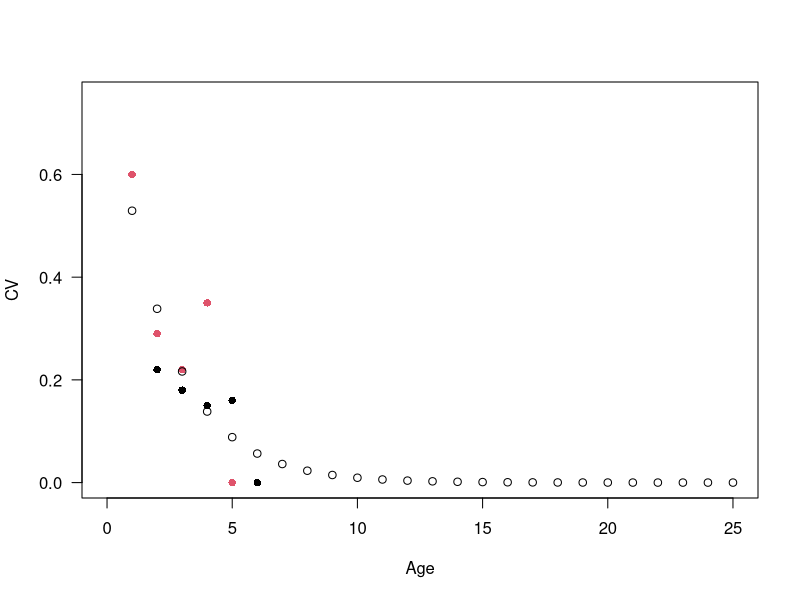

Reproduce this figure in R.

############################################################
#Getting Ageing error matrices for each life history type
############################################################

#From Figure 6.2.1.4 and 6.2.1.1 of "Report of the Workshop on Age Reading of North Sea Cod (WKARNSC)". The average is about 0.25 for CV
Feb_CV<-c(NA,NA,0.22,0.18,0.15,0.16,0)
Mar_CV<-c(NA,0.6,0.29,0.22,0.35,0,NA)

Feb_SD<-c(NA,NA,0.58,0.54,0.61,0.76,0.77)
Mar_SD<-c(NA,1.2,0.7,0.6,1.25,1.35,NA)

plot(0:6, Feb_CV, pch=16, ylim=c(0,0.75), ylab="CV", xlab="Age", xlim=c(0,25), las=1)
points(0:6,Mar_CV, pch=16, col=2)

dat<-data.frame(x=c(0:6,0:6), y=c(Feb_CV,Mar_CV))
fit<-nls(y ~ a * exp(-S * x), data=dat,  start = list(a = 0.5, S = 0.1))
points(0:25,predict(fit, newdata=data.frame(x=0:25)), points=3)

Cod_age<-0:25
Cod_CV<-c(predict(fit, newdata=data.frame(x=0:6)), rep(predict(fit, newdata=data.frame(x=7)),length(7:25)))
#Cod_CV<-rep(0.25,length(Cod_age))
#Cod_SD<-0.023+0.072*0:25 #From 2022 AFSC Pcod assessment

AE_mat<-matrix(NA, nrow=length(Cod_age), ncol=length(Cod_age))
for (i in 1:nrow(AE_mat)) {
  for(j in 1:nrow(AE_mat)){
    if(j==1){                      #if age=0 then integrate from 0.5 to 0
      AE_mat[i,j]<-pnorm(Cod_age[j]+0.5, mean = Cod_age[i], sd = Cod_CV[i]*Cod_age[i])
    }else if (j %in% 2:(nrow(AE_mat)-1)){        #integrate from age+0.5 to age-0.5
      AE_mat[i,j]<-pnorm(Cod_age[j]+0.5, mean = Cod_age[i], sd = Cod_CV[i]*Cod_age[i])-pnorm(Cod_age[j]-0.5, mean = Cod_age[i], sd = Cod_CV[i]*Cod_age[i])
    }else if (j==nrow(AE_mat)){    # if you are in plus group integrate from age-0.5 to infinity
      AE_mat[i,j]<-1-pnorm(Cod_age[j]-0.5, mean = Cod_age[i], sd = Cod_CV[i]*Cod_age[i])
    }
  }
}

round(AE_mat,3)
AE_mat_Cod<-AE_mat

##############################
#Flatfish
##############################

#Will use DFO Petrale SDs
Flatfish_SD<-c(0, 0.142,	0.142,	0.243,	0.344,	0.446,	0.548,	0.651,	0.754,	0.859,	0.963,	1.07,	1.17,	1.28,	1.39,	1.5, 1.6, 1.71,	1.82,	1.93,	2.04,	2.15,	2.27,	2.38,	2.38,	2.38)
Flatfish_age<-0:25

AE_mat<-matrix(NA, nrow=length(Flatfish_age), ncol=length(Flatfish_age))
for (i in 1:nrow(AE_mat)) {
  for(j in 1:nrow(AE_mat)){
    if(j==1){                      #if age=0 then integrate from 0.5 to 0
      AE_mat[i,j]<-pnorm(Flatfish_age[j]+0.5, mean = Flatfish_age[i], sd = Flatfish_SD[i])
    }else if (j %in% 2:(nrow(AE_mat)-1)){        #integrate from age+0.5 to age-0.5
      AE_mat[i,j]<-pnorm(Flatfish_age[j]+0.5, mean = Flatfish_age[i], sd = Flatfish_SD[i])-pnorm(Flatfish_age[j]-0.5, mean = Flatfish_age[i], sd = Flatfish_SD[i])
    }else if (j==nrow(AE_mat)){    # if you are in plus group integrate from age-0.5 to infinity
      AE_mat[i,j]<-1-pnorm(Flatfish_age[j]-0.5, mean = Flatfish_age[i], sd = Flatfish_SD[i])
    }
  }
}

round(AE_mat,3)
AE_mat_Flatfish<-AE_mat

#From Table 13.1 of https://repository.library.noaa.gov/view/noaa/61071
Sardine_age<-0:15
Sardine_SD<-c(0.14,0.14,0.41,0.51,0.55,0.56,0.57,0.57,0.57,0.57,0.57,0.57,0.57,0.57,0.57,0.57)

AE_mat<-matrix(NA, nrow=length(Sardine_age), ncol=length(Sardine_age))
for (i in 1:nrow(AE_mat)) {
  for(j in 1:nrow(AE_mat)){
    if(j==1){                      #if age=0 then integrate from 0.5 to 0
      AE_mat[i,j]<-pnorm(Sardine_age[j]+0.5, mean = Sardine_age[i], sd = Sardine_SD[i])
    }else if (j %in% 2:(nrow(AE_mat)-1)){        #integrate from age+0.5 to age-0.5
      AE_mat[i,j]<-pnorm(Sardine_age[j]+0.5, mean = Sardine_age[i], sd = Sardine_SD[i])-pnorm(Sardine_age[j]-0.5, mean = Sardine_age[i], sd = Sardine_SD[i])
    }else if (j==nrow(AE_mat)){    # if you are in plus group integrate from age-0.5 to infinity
      AE_mat[i,j]<-1-pnorm(Sardine_age[j]-0.5, mean = Sardine_age[i], sd = Sardine_SD[i])
    }
  }
}

round(AE_mat,3)
AE_mat_Sardine<-AE_mat

#Cod 1, Flatfish 2, Sardine 3. 
AE_mat_list<-list(AE_mat_Cod, AE_mat_Flatfish, AE_mat_Sardine)
#saveRDS(AE_mat_list, file="C:/Users/fischn/Documents/GitHub/CKMR_Project/AE_mat_list.RData")
